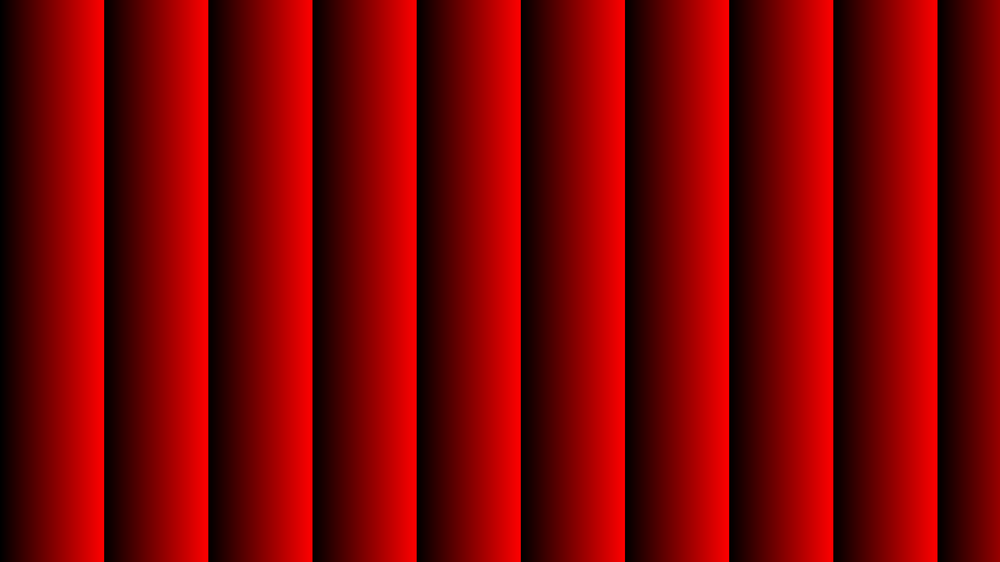
#> input picture RGBScript/R(blazed)_p200.png, 1000 x 562 px, shrunk from 1920 x 1080 before the run, found by its file name
$ python Merge_R_blybi.py
#> lines starting #> are read from the running program, lines starting #| are printed output that depends on the picture
# -*- coding: utf-8 -*-
"""
Created on Wed Feb 14 11:28:11 2024

@author: SG
"""

from PIL import Image
import numpy as np
import matplotlib.pyplot as plt

im_rh=plt.imread("C:/Users/Laboratorio/MakeHologram/RGBScript/R(blazed)_p200.png")
#> im_rh is the input picture: shape (562, 1000, 3) float32; mean R, G, B 0.485, 0, 0
# im_gh=plt.imread("Green(H)_p54.png")
im_bh=plt.imread("C:/Users/Laboratorio/MakeHologram/RGBScript/R(blazed)V_p400.png")
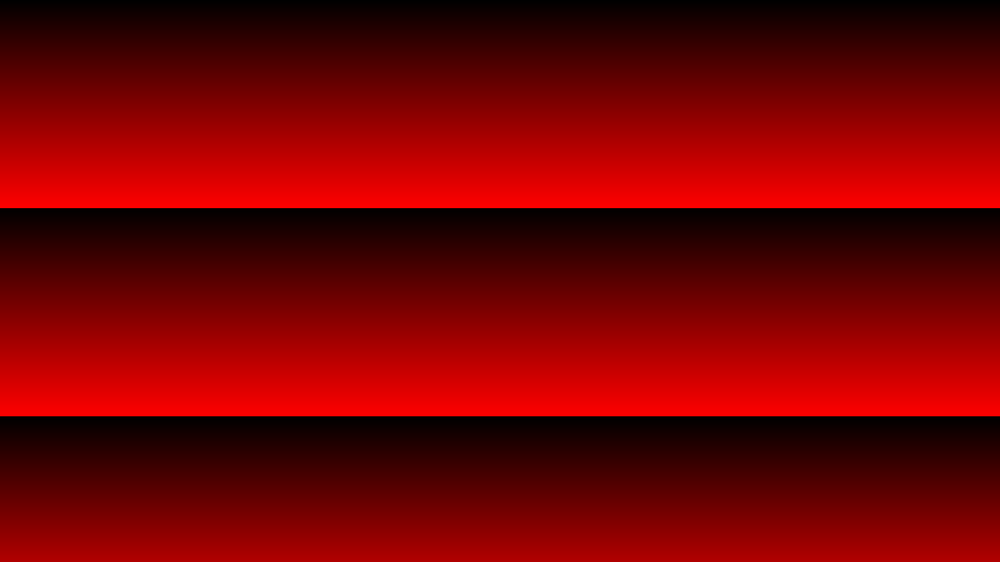
#> input picture RGBScript/R(blazed)V_p400.png, 1000 x 562 px, shrunk from 1920 x 1080 before the run, found by its file name
#> im_bh is the input picture: shape (562, 1000, 3) float32; mean R, G, B 0.459, 0, 0

im_rb=plt.imread("C:/Users/Laboratorio/MakeHologram/RGBScript/R_tri_92(V)_p70.png")
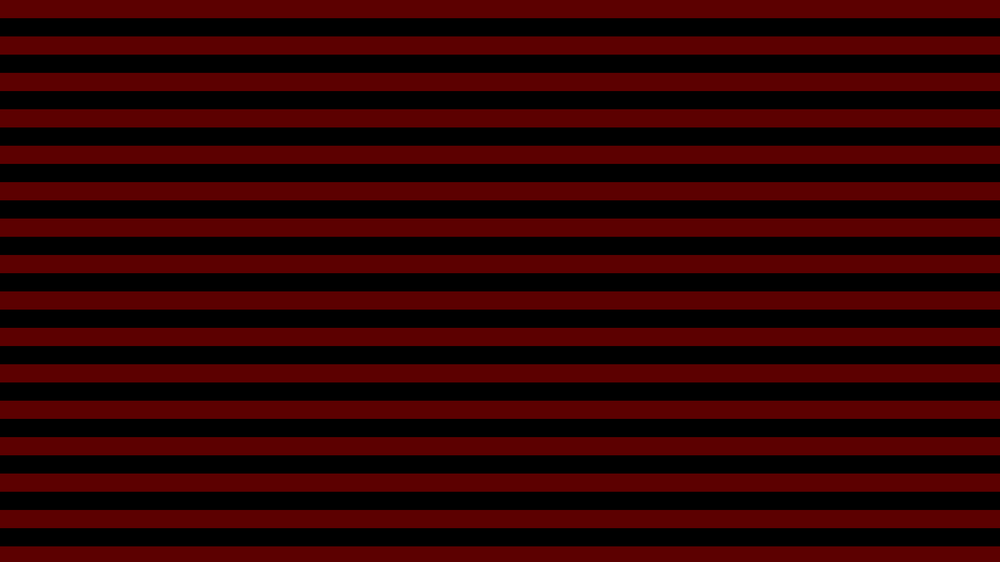
#> input picture RGBScript/R_tri_92(V)_p70.png, 1000 x 562 px, shrunk from 1920 x 1080 before the run, found by its file name
#> im_rb is the input picture: shape (562, 1000, 3) float32; mean R, G, B 0.186, 0, 0
# im_gray=plt.imread("Gray(V)_p64.png")
im_rh_array = np.array(im_rh)*255
im_bh_array = np.array(im_bh)*255

im_m = np.zeros_like(im_rh_array)
im_m[:,:,0]=im_rh_array[:,:,0]+im_bh_array[:,:,0]
im_check=im_m[:,:,0] #!!!!!!!!!!!
im_check_h=im_rh_array[:,:,0]
im_check_v=im_bh_array[:,:,0]
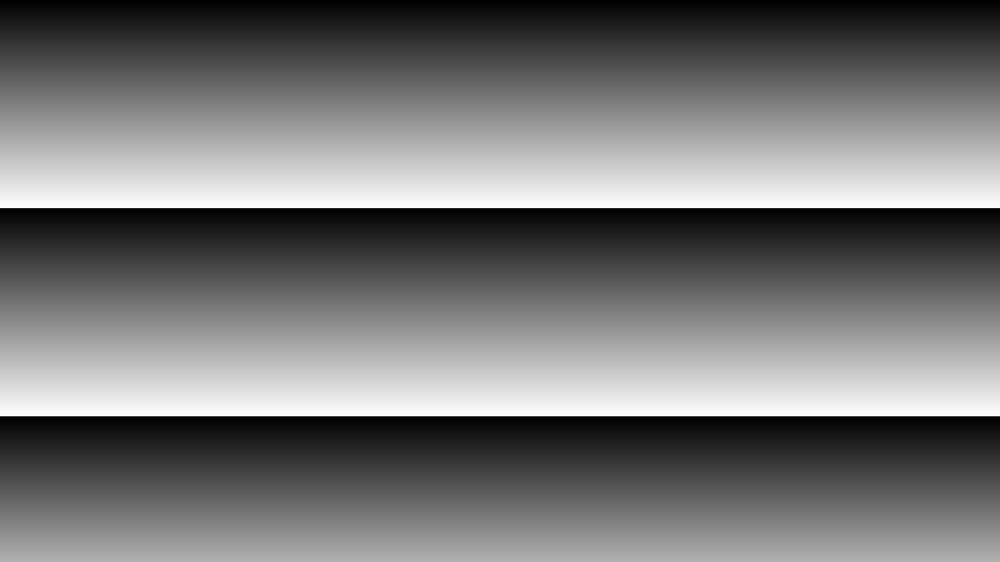
#> im_check_v: shape (562, 1000) float32; min 0, max 255, mean 116.9
im_int=im_check.astype(int)
# im_mod=(im_m/510)*255
# im_mod=im_mod.astype(np.uint8)

im_new_array = np.zeros_like(im_rh_array)
im_new_array[:,:,0] = im_int
im_new_array = im_new_array.astype(np.uint8)
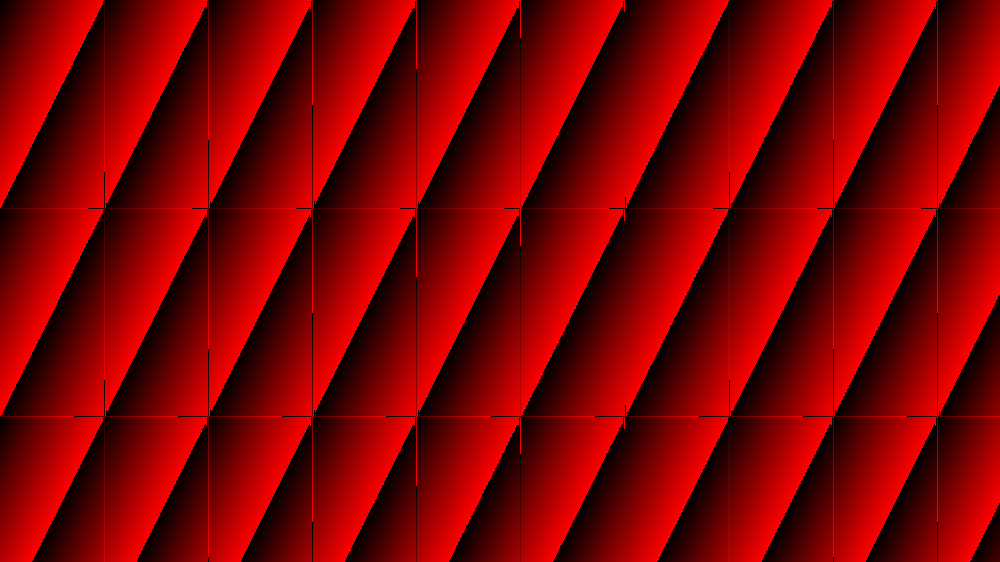
#> im_new_array: shape (562, 1000, 3); mean of channels 0, 1, 2 127.8, 0, 0; drawn as R, G, B

im_new = Image.fromarray(im_new_array)
# im_compare=Image.fromarray(im_mod)
im_new.save('R_bl2_p200.png')

# plt.imshow(im_new_array)
im_new.show()

im_rb_array = np.array(im_rb)*255
im_m_3 = np.zeros_like(im_rh_array)
im_m_3[:,:,0]=im_rh_array[:,:,0]+im_bh_array[:,:,0]+im_rb_array[:,:,0]
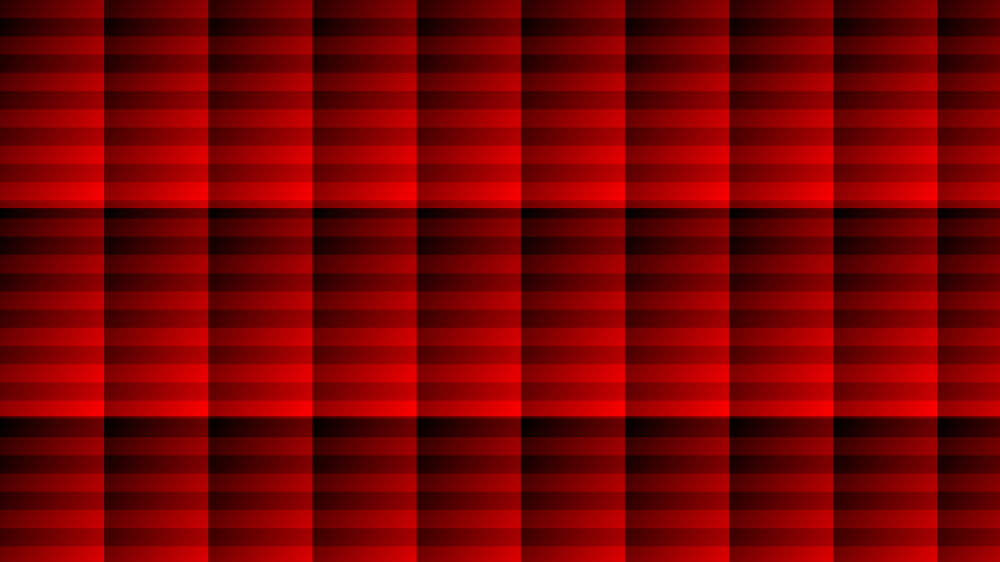
#> im_m_3: shape (562, 1000, 3) float32; mean R, G, B 288.2, 0, 0; drawn with min black and max white
im_check_3=im_m_3[:,:,0]
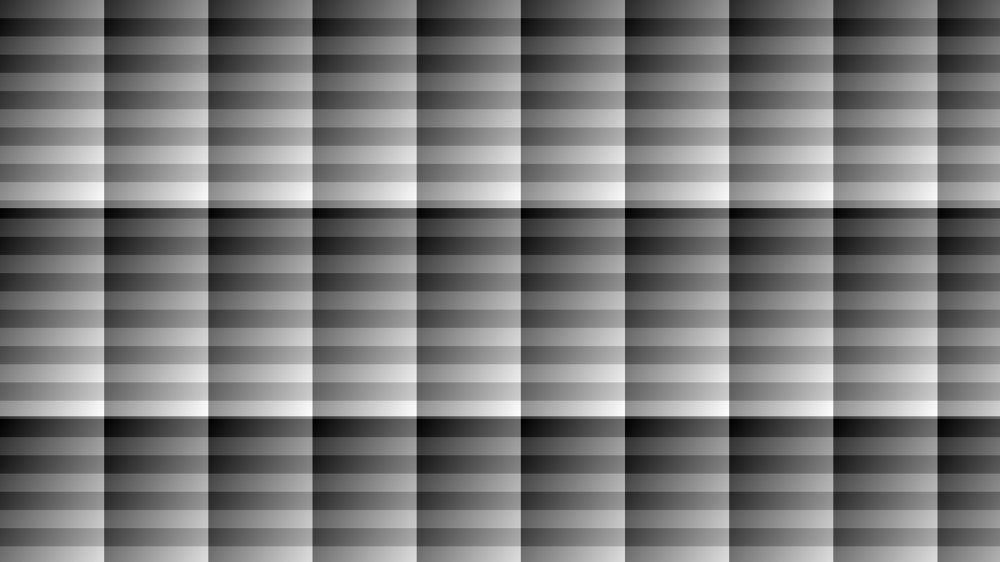
#> im_check_3: shape (562, 1000) float32; min 0, max 602, mean 288.2; drawn with min black and max white
im_int_3=im_check_3.astype(int)

im_new_arr_3 = np.zeros_like(im_rh_array)
im_new_arr_3[:,:,0] = im_int_3
im_new_arr_3=im_new_arr_3.astype(np.uint8)
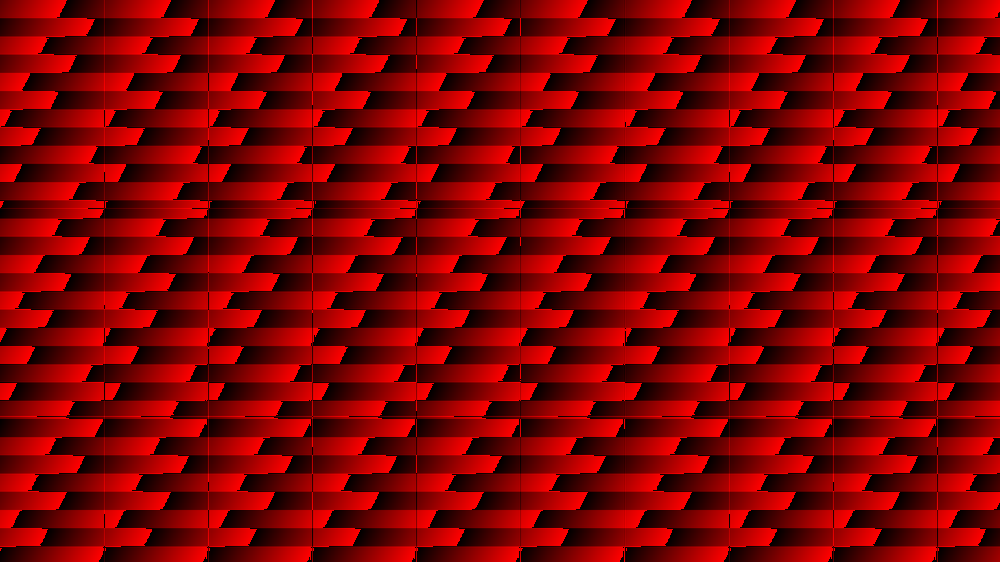
#> im_new_arr_3: shape (562, 1000, 3); mean of channels 0, 1, 2 127.7, 0, 0; drawn as R, G, B

im_new_3 = Image.fromarray(im_new_arr_3)
im_new_3.save('R_bl2_tri_p200.png')

im_new_3.show()
